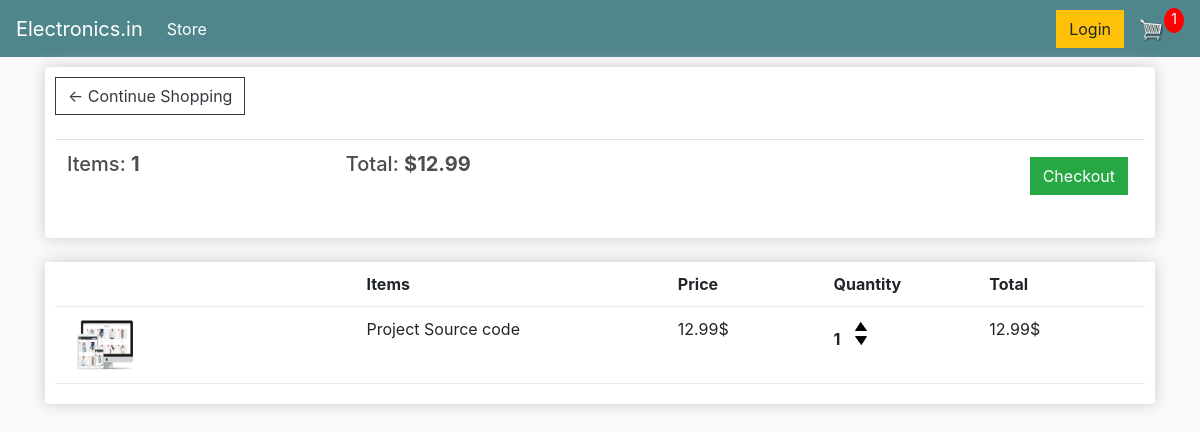
The page /cart/ (signed in) on the database as committed earlier.
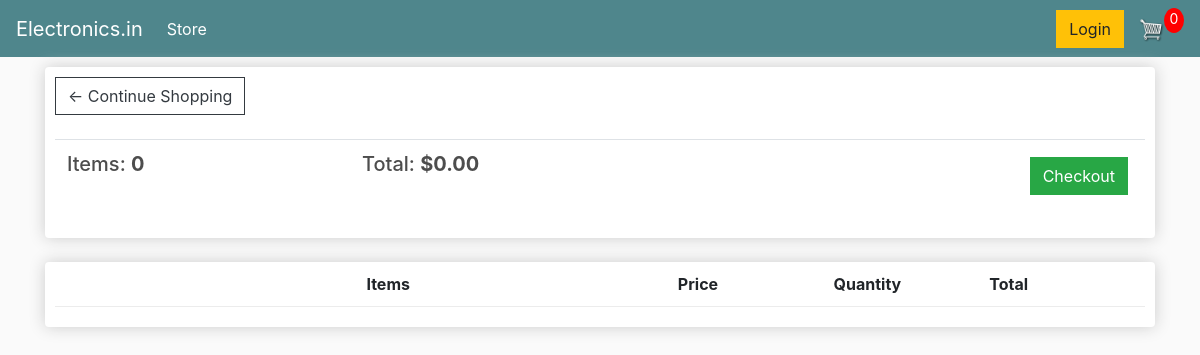
The same page on the database as committed later.
### store/models.py (models this page shows, shortened)
class Order(models.Model):
    customer = models.ForeignKey(
        Customer, on_delete=models.SET_NULL, null=True)
    date_ordered = models.DateTimeField(auto_now_add=True)
    complete = models.BooleanField(default=False)
    transaction_id = models.CharField(max_length=200)
    @property
    def get_cart_total(self):
        orderitems = self.orderitem_set.all()
        total = sum([item.get_total for item in orderitems])
        return total
    @property
    def get_cart_items(self):
        orderitems = self.orderitem_set.all()
        total = sum([item.quantity for item in orderitems])
        return total

class OrderItem(models.Model):
    product = models.ForeignKey(Product, on_delete=models.SET_NULL, null=True)
    order = models.ForeignKey(Order, on_delete=models.SET_NULL, null=True)
    quantity = models.IntegerField(default=0, null=True)
    date_added = models.DateTimeField(auto_now_add=True)
    @property
    def get_total(self):
        return self.product.price * self.quantity

class Product(models.Model):
    name = models.CharField(max_length=200)
    price = models.DecimalField(max_digits=7, decimal_places=2)
    digital = models.BooleanField(default=False)
    image = models.ImageField(null=True, blank=True)
    @property
    def imageURL(self):
        try:
            url = self.image.url
        except:
            url = ''
        return url

### store/views.py (the view)
# urls.py: path('cart/', views.cart, name='cart'),
def cart(request):
    data = cartData(request)
    cartItems = data['cartItems']
    order = data['order']
    items = data['items']
    context = {'items': items, 'order': order, 'cartItems': cartItems}
    return render(request, 'store/cart.html', context)

### store/utils.py (called while the page is built)
def cartData(request):
    if request.user.is_authenticated:
        customer = request.user.customer
        order, customer = Order.objects.get_or_create(
            customer=customer, complete=False)
        items = order.orderitem_set.all()
        cartItems = order.get_cart_items
    else:
        cookieData = cookieCart(request)
        cartItems = cookieData['cartItems']
        order = cookieData['order']
        items = cookieData['items']
    return {'cartItems': cartItems, 'order': order, 'items': items}

### store/templates/store/cart.html
{% extends 'store/main.html' %}
{% load static %}
{% block content %}
    <div class="row">
        <div class="col-lg-12">
            <div class="box-element">
                <a class="btn btn-outline-dark" href="{% url 'store'%}">&#x2190; Continue Shopping</a>
                <br>
                <br>
                <table class="table">
                    <tr>
                        <th><h5>Items: <strong>{{order.get_cart_items}}</strong></h5></th>
                        <th><h5>Total: <strong>${{order.get_cart_total|floatformat:2}}</strong></h5></th>
                        <th>
                            <a style="float: right; margin: 5px;" class="btn btn-success" href="{% url 'checkout'%}">Checkout</a>
                        </th>
                    </tr>
                </table>
            </div>
            <br>
            <div class="box-element">
                <div class="cart-row">
                    <div style="flex:2"></div>
                    <div style="flex:2"><strong>Items</strong></div>
                    <div style="flex:1"><strong>Price</strong></div>
                    <div style="flex:1"><strong>Quantity</strong></div>
                    <div style="flex:1"><strong>Total</strong></div>
                </div>
                {% for item in items %}
                <div class="cart-row">
                    <div style="flex:2"><img class="row-image" src="{{ item.product.imageURL }}"></div>
                    <div style="flex:2">{{ item.product.name }}</div>
                    <div style="flex:1">{{item.product.price|floatformat:2}}$</div>
                    <div style="flex:1">
                        <p class="quantity">{{item.quantity}}</p>
                        <div class="quantity">
                            <img data-product={{item.product.id}} data-action="add" class="chg-quantity update-cart" src="{% static 'images/arrow-up.png'%}">
                            <img data-product={{item.product.id}} data-action="remove" class="chg-quantity update-cart" src="{% static 'images/arrow-down.png'%}">
                        </div>
                    </div>
                    <div style="flex:1">{{item.get_total|floatformat:2}}$</div>
                </div>
                {% endfor %}
            </div>
        </div>
    </div>
{% endblock content %}

### store/templates/store/main.html (shortened to what this page needs)
<!DOCTYPE html>
{% load static %}
<html>
<head>
    <link rel="stylesheet" href="https://stackpath.bootstrapcdn.com/bootstrap/4.3.1/css/bootstrap.min.css">
    <link rel="stylesheet" type="text/css" href="{% static 'css/main.css' %}">
</head>
<body>
    <nav class="navbar navbar-expand-lg navbar-dark bg-dark">
        <a class="navbar-brand" href="{% url 'store' %}">Electronics.in</a>
        <div class="collapse navbar-collapse" id="navbarSupportedContent">
        <ul class="navbar-nav mr-auto">
            <li class="nav-item active">
                <a class="nav-link" href="{% url 'store' %}">Store <span class="sr-only">(current)</span></a>
            </li>
        </ul>
        <div class="form-inline my-2 my-lg-0">
            <a href="#"class="btn btn-warning">Login</a>
            <a href="{% url 'cart' %}">
                <img  id="cart-icon" src="{% static 'images/cart.png' %}">
            </a>
            <p id="cart-total">{{ cartItems }}</p>
        </div>
        </div>
    </nav>
    <div class="container">
        {% block content %}{% endblock content %}
    </div>
    </body>
</html>

### static/css/main.css (style rules this page uses)
body { background-color: hsl(0, 0%, 98%); }
h1,h2,h3,h4,h5,h6 { color:hsl(0, 0%, 30%); }
.box-element { box-shadow:hsl(0, 0%, 80%) 0 0 16px; background-color: #fff; border-radius: 4px; padding: 10px; }
.bg-dark { background-color: #4f868c!important; }
#cart-icon { width:25px; display: inline-block; margin-left: 15px; }
#cart-total { display: block; text-align: center; color:#fff; background-color: red; width: 20px; height: 25px; border-radius: 50%; font-size: 14px; }
.col-lg-4, .col-lg-6, .col-lg-8, .col-lg-12 { margin-top: 10px; }
.btn { border-radius: 0; }
.cart-row { display: flex; align-items: flex-stretch; padding-bottom: 10px; margin-bottom: 10px; border-bottom: 1px solid #ececec; }

Rows that differ between the two databases and show on the page:
removed OrderItem: product.imageURL (picture), product.name "Project Source code", product.price "12.99", quantity "1", get_total "12.99"
computed for Order: get_cart_items "1" → "0"; get_cart_total "12.99" → "0.00"
Other text that changed with them:
{{ cartItems }}: "1" → "0"
